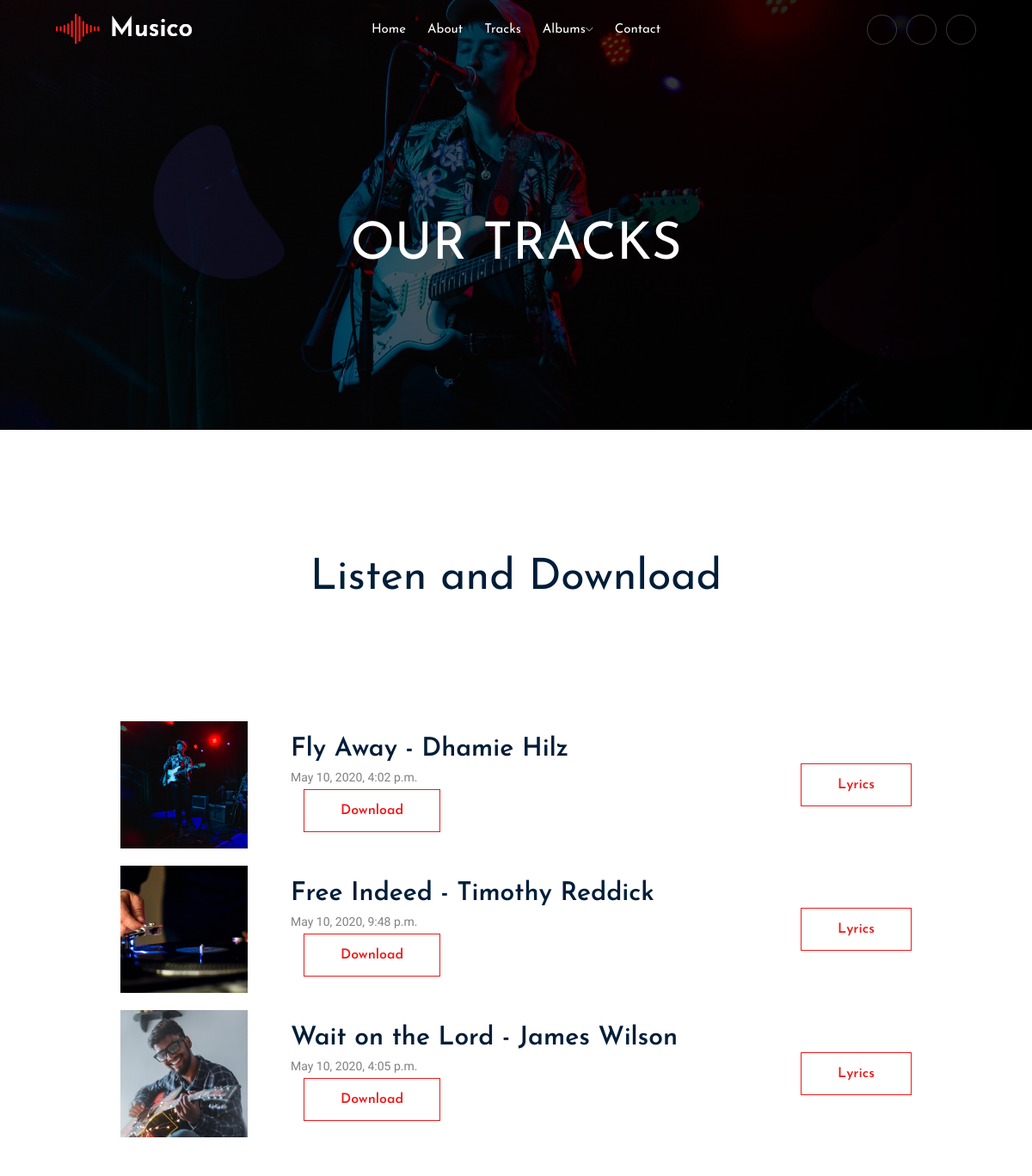
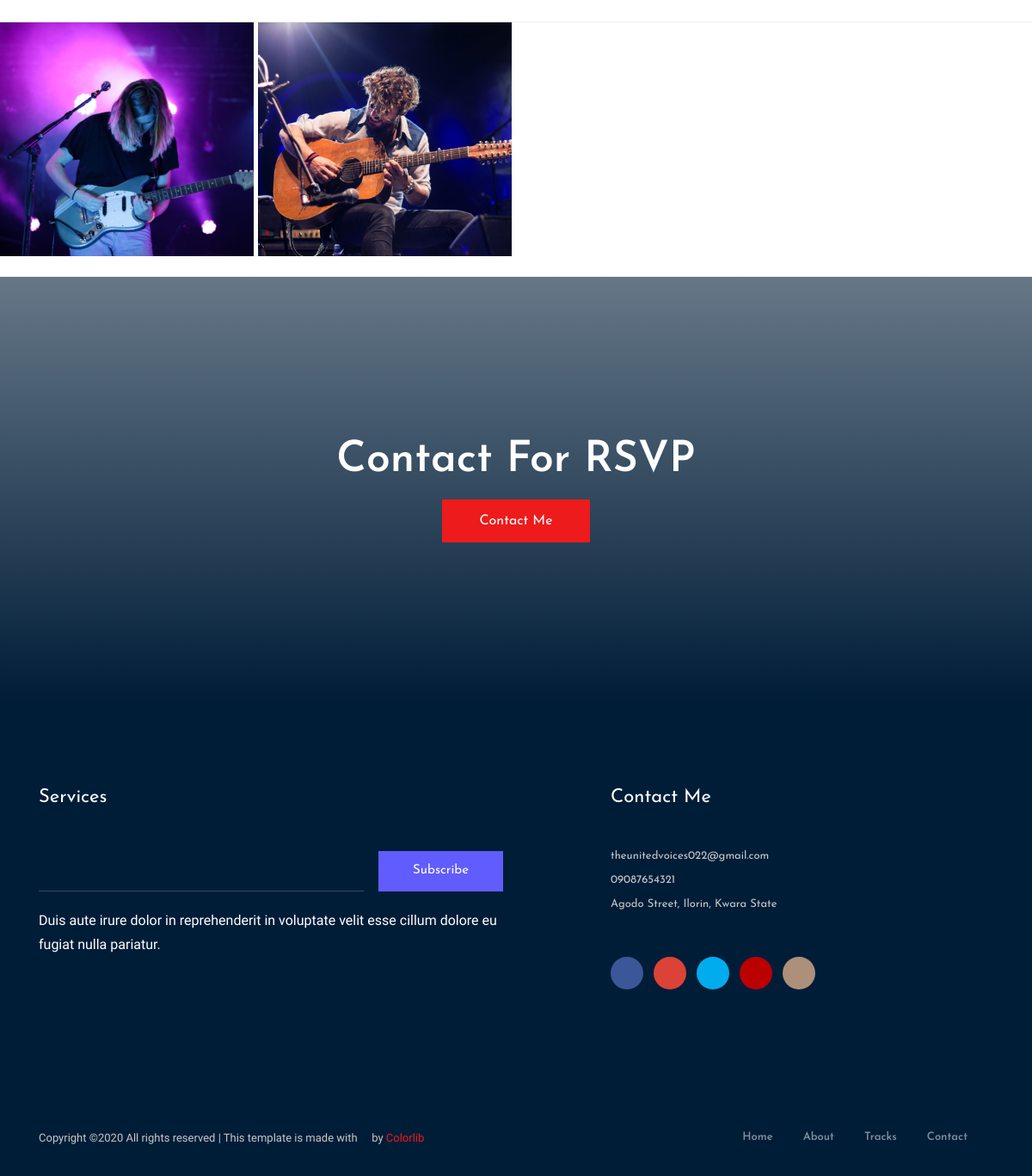
The app's page /tuv/tracks/ with its own data (2 pictures, top to bottom).
### tuv_app/models.py (models this page shows, shortened)
class Banner(models.Model):
    banner_image = models.ImageField(upload_to='uploads/banners')
    banner_text = models.CharField(max_length=50)

class Song(models.Model):
    song_title = models.CharField(max_length=50)
    song_link = models.URLField(max_length=254)
    song_upload_date = models.DateTimeField(auto_now=True)
    song_image = models.ImageField(upload_to='uploads/songs')
    song_lyrics = models.TextField()
    album = models.ForeignKey('Album', on_delete=models.CASCADE)

class Video(models.Model):
    video_title = models.CharField(max_length=50)
    video_event_name = models.CharField(max_length=100)
    video_link = models.URLField(max_length=254)
    video_image = models.ImageField(upload_to='uploads/videos')

class Footer(models.Model):
    about_us = models.TextField()
    about_image = models.ImageField(upload_to='uploads/about')
    footer_text = models.CharField(max_length=254)
    email_address = models.EmailField(max_length=254)
    phone_number = models.CharField(max_length=50)
    call_time = models.CharField(max_length=100)
    resident_address = models.CharField(max_length=254)
    postal_code = models.CharField(max_length=50)
    facebook_link = models.URLField(max_length=254)
    twitter_link = models.URLField(max_length=254)
    youtube_link = models.URLField(max_length=254)
    instagram_link = models.URLField(max_length=254)

### tuv_app/views.py (the view)
# urls.py: path('tracks/', views.TracksPage.as_view(), name='tracks'),
class TracksPage(ListView):
    model = Song
    template_name = 'tracks.html'
    context_object_name = 'songs'
    paginate_by = 6
    songs = Song.objects.order_by('song_upload_date')
    def get_context_data(self, **kwargs):
        context = super().get_context_data(**kwargs)
        context['footer'] = footer[:1]
        context['banner'] = banner[:1]
        context['song_albums'] = albums
        videos = Video.objects.order_by('?')[:5]
        context['videos'] = videos
        return context

### templates/tracks.html (shortened to what this page needs)
{% extends 'layout.html' %}
{% load static %}
  {% block body_block %}
  {% if banner %}
  <div class="bradcam_area" style="background-image: url(/media/{{ banner.0.banner_image }})">
      <div class="container">
          <div class="row">
              <div class="col-xl-12">
                  <div class="bradcam_text text-center">
                      <h3>Our Tracks</h3>
                  </div>
              </div>
          </div>
      </div>
  </div>
  {% endif %}
    {% if songs %}
    <div class="music_area music_gallery">
        <div class="container">
                <div class="row">
                        <div class="col-xl-12">
                            <div class="section_title text-center mb-65">
                                <h3>Listen and Download</h3>
                            </div>
                        </div>
                    </div>
            {% for song in songs %}
            <div class="row align-items-center justify-content-center mb-20">
                <div class="col-xl-10">
                    <div class="row align-items-center">
                                <div class="col-xl-9 col-md-9">
                                    <div class="music_field">
                                            <div class="thumb">
                                                    <img src="/media/{{ song.song_image }}" alt="">
                                                </div>
                                                <div class="audio_name">
                                                    <div class="name">
                                                        <h4>{{ song.song_title }}</h4>
                                                        <p>{{ song.song_upload_date }}</p>
                                                        <div class="col-xl-3 col-md-3">
                                                          <div class="music_btn">
                                                            <a href="{{ song.song_link }}" class="boxed-btn" target="_blank">Download</a>
                                                          </div>
                                                        </div>
                                                    </div>
                                                </div>
                                    </div>
                                </div>
                                <div class="col-xl-3 col-md-3">
                                  <div class="music_btn">
                                    <a href="{% url 'tuv_app:lyrics' pk=song.pk%}" class="boxed-btn">Lyrics</a>
                                  </div>
                                </div>
                    </div>
                </div>
            </div>
            {% endfor %}
        </div>
    </div>
        {% endif %}
          {% if videos %}
          <div class="youtube_video_area">
              <div class="container-fluid p-0">
                  <div class="row no-gutters">
                    {% for video in videos %}
                      <div class="col-xl-3 col-lg-3 col-md-6">
                          <div class="single_video">
                              <div class="thumb">
                                  <img src="/media/{{ video.video_image }}" alt="">
                              </div>
                              <div class="hover_elements">
                                  <div class="video">
                                  </div>
                                  <div class="hover_inner">
                                  </div>
                              </div>
                          </div>
                      </div>
                      {% endfor %}
                  </div>
              </div>
          </div>
          {% endif %}
    <br>
      {% endblock %}

### templates/layout.html (shortened to what this page needs)
<!doctype html>
{% load static %}
<html class="no-js" lang="zxx">
<head>
    <link rel="stylesheet" href="{% static 'css/bootstrap.min.css' %}">
    <link rel="stylesheet" href="{% static 'css/owl.carousel.min.css' %}">
    <link rel="stylesheet" href="{% static 'css/magnific-popup.css' %}">
    <link rel="stylesheet" href="{% static 'css/font-awesome.min.css' %}">
    <link rel="stylesheet" href="{% static 'css/themify-icons.css' %}">
    <link rel="stylesheet" href="{% static 'css/nice-select.css' %}">
    <link rel="stylesheet" href="{% static 'css/audioplayer.css' %}">
    <link rel="stylesheet" href="{% static 'css/gijgo.css' %}">
    <link rel="stylesheet" href="{% static 'css/animate.css' %}">
    <link rel="stylesheet" href="{% static 'css/slick.css' %}">
    <link rel="stylesheet" href="{% static 'css/slicknav.css' %}">
    <link rel="stylesheet" href="{% static 'css/style.css' %}">
</head>
<body>
    <header>
        <div class="header-area ">
            <div id="sticky-header" class="main-header-area">
                <div class="container-fluid">
                    <div class="header_bottom_border">
                        <div class="row align-items-center">
                            <div class="col-xl-3 col-lg-2">
                                <div class="logo">
                                    <a href="{% url 'tuv_app:home' %}">
                                        <img src="/media/uploads/logos/logo.png" alt="">
                                    </a>
                                </div>
                            </div>
                            <div class="col-xl-6 col-lg-7">
                                <div class="main-menu  d-none d-lg-block">
                                    <nav>
                                        <ul id="navigation">
                                            <li><a class="active" href="{% url 'tuv_app:home' %}">home</a></li>
                                            <li><a href="{% url 'tuv_app:about' %}">About</a></li>
                                            <li><a href="{% url 'tuv_app:tracks' %}">tracks</a></li>
                                            {% if song_albums %}
                                            <li><a href="#">Albums<i class="ti-angle-down"></i></a>
                                            </li>
                                            {% endif %}
                                            <li><a href="{% url 'tuv_app:contact' %}">Contact</a></li>
                                        </ul>
                                    </nav>
                                </div>
                            </div>
                            <div class="col-xl-3 col-lg-3 d-none d-lg-block">
                                <div class="social_icon text-right">
                                    <ul>
                                        <li><a href="{{ footer.0.facebook_link }}"> <i class="fa fa-facebook"></i> </a></li>
                                        <li><a href="{{ footer.0.twitter_link }}"> <i class="fa fa-twitter"></i> </a></li>
                                        <li><a href="{{ footer.0.instagram_link }}"> <i class="fa fa-instagram"></i> </a></li>
                                    </ul>
                                </div>
                            </div>
                            <div class="col-12">
                            </div>
                        </div>
                    </div>
                </div>
            </div>
        </div>
    </header>
    {% block body_block %}
    {% endblock %}
        <div class="contact_rsvp">
            <div class="container">
                <div class="row">
                    <div class="col-xl-12">
                        <div class="text text-center">
                            <h3>Contact For RSVP</h3>
                            <a class="boxed-btn3" href="{% url 'tuv_app:contact' %}">Contact Me</a>
                        </div>
                    </div>
                </div>
            </div>
        </div>
        <footer class="footer">
            <div class="footer_top">
                <div class="container">
                    <div class="row">
                        <div class="col-xl-6 col-md-6">
                                <div class="footer_widget">
                                        <h3 class="footer_title">
                                                Services
                                        </h3>
                                    <div class="subscribe-from">
                                            <form action="#">
                                                    <input type="text">
                                                    <button type="submit" >Subscribe</button>
                                                </form>
                                    </div>
                                    <p class="sub_text">{{ footer.0.footer_text }}</p>
                                    </div>
                        </div>
                        <div class="col-xl-5 col-md-5 offset-xl-1">
                            <div class="footer_widget">
                                    <h3 class="footer_title">
                                            Contact Me
                                    </h3>
                                <ul>
                                    <li><a href="#">{{ footer.0.email_address }}
                                        </a></li>
                                    <li><a href="#">{{ footer.0.phone_number }}
                                        </a></li>
                                    <li><a href="#">{{ footer.0.resident_address }}</a></li>
                                </ul>
                                <div class="socail_links">
                                    <ul>
                                        <li>
                                            <a href="{{ footer.0.facebook_link }}">
                                                <i class=" fa fa-facebook "></i>
                                            </a>
                                        </li>
                                        <li>
                                            <a href="#">
                                                <i class="fa fa-google-plus"></i>
                                            </a>
                                        </li>
                                        <li>
                                            <a href="{{ footer.0.twitter_link }}">
                                                <i class="fa fa-twitter"></i>
                                            </a>
                                        </li>
                                        <li>
                                            <a href="{{ footer.0.youtube_link }}">
                                                <i class="fa fa-youtube-play"></i>
                                            </a>
                                        </li>
                                        <li>
                                            <a href="{{ footer.0.instagram_link }}">
                                                <i class="fa fa-instagram"></i>
                                            </a>
                                        </li>
                                    </ul>
                                </div>
                            </div>
                        </div>
                    </div>
                </div>
            </div>
            <div class="copy-right_text">
                <div class="container">
                    <div class="footer_border"></div>
                    <div class="row">
                        <div class="col-xl-7 col-md-6">
                            <p class="copy_right">
    Copyright &copy;<script>document.write(new Date().getFullYear());</script> All rights reserved | This template is made with <i class="fa fa-heart-o" aria-hidden="true"></i> by <a href="https://colorlib.com" target="_blank">Colorlib</a>
                            </p>
                        </div>
                        <div class="col-xl-5 col-md-6">
                            <div class="footer_links">
                                <ul>
                                    <li><a href="{% url 'tuv_app:home' %}">home</a></li>
                                    <li><a href="{% url 'tuv_app:about' %}">about</a></li>
                                    <li><a href="{% url 'tuv_app:tracks' %}">tracks</a></li>
                                    <li><a href="{% url 'tuv_app:contact' %}">contact</a></li>
                                </ul>
                            </div>
                        </div>
                    </div>
                </div>
            </div>
        </footer>
    </body>
    </html>

### records on screen
Banner: banner_image (picture)
Song: song_image (picture), song_title "Fly Away - Dhamie Hilz", song_upload_date "May 10, 2020, 4:02 p.m."
Song: song_image (picture), song_title "Free Indeed - Timothy Reddick", song_upload_date "May 10, 2020, 9:48 p.m."
Song: song_image (picture), song_title "Wait on the Lord - James Wilson", song_upload_date "May 10, 2020, 4:05 p.m."
Video: video_image (picture)
Video: video_image (picture)
Footer: footer_text "Duis aute irure dolor in reprehenderit in voluptate velit esse cillum dolore eu fugiat nulla pariatur.", email_address "theunitedvoices022@gmail.com", phone_number "09087654321", resident_address "Agodo Street, Ilorin, Kwara State"
